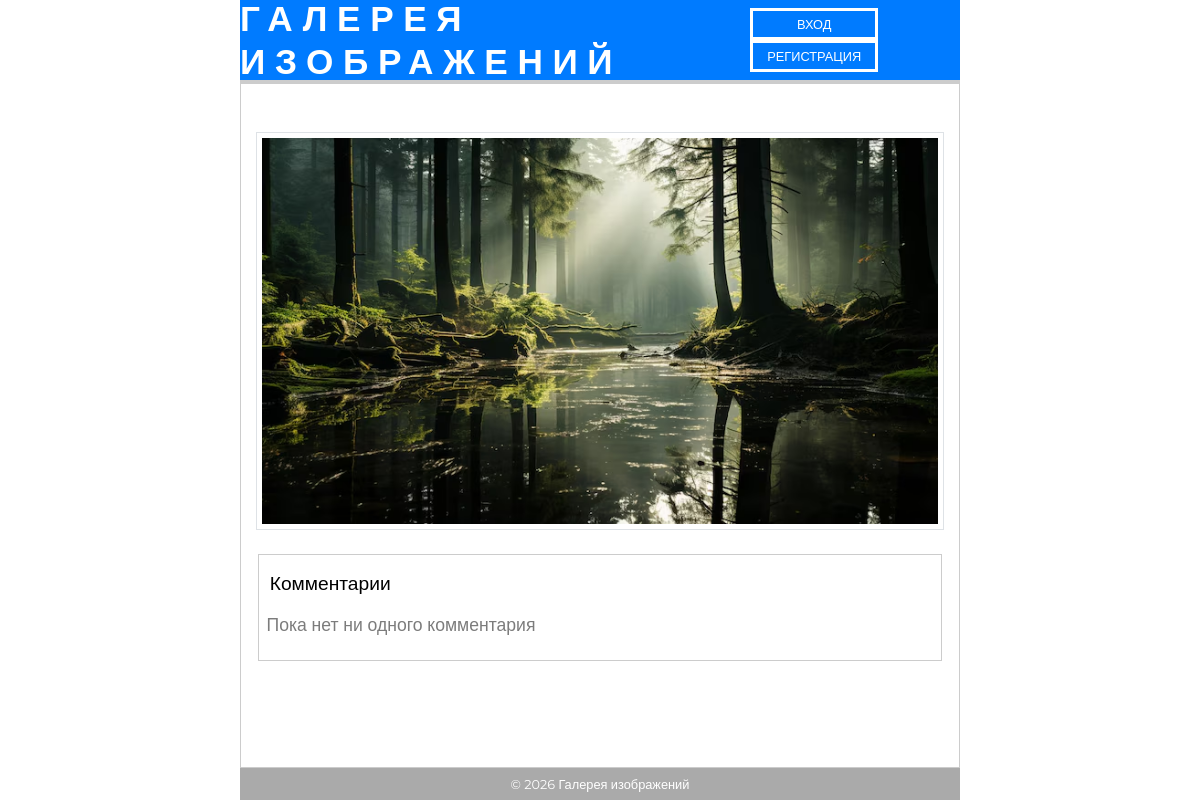
Page /show/display/img03.avif on the earlier database version.
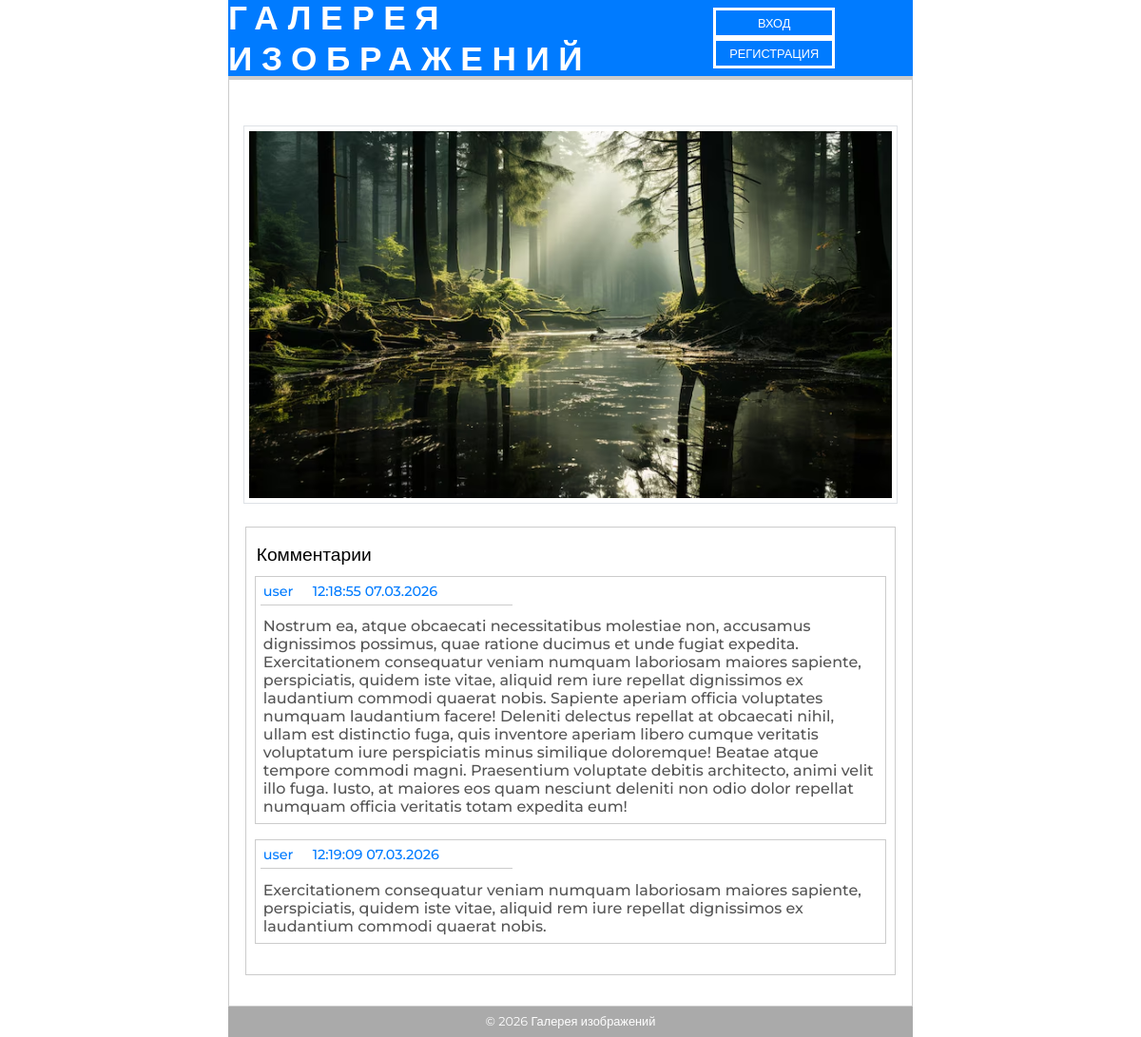
Same page on the later database version.
### tables this page shows
CREATE TABLE comments (
        id integer primary key autoincrement,
        user_id integer,
        file varchar(128) not null,
        created datetime default current_timestamp,
        comment varchar(512) not null,
        foreign key (user_id) references users (id));

CREATE TABLE users (
        id integer primary key autoincrement,
        login varchar(64) not null,
        email varchar(64) not null,
        password varchar(128) not null,
        created datetime default current_timestamp);

### app/controllers/Controller_Show.php (called while the page is built, shortened)
<?php
    class Controller_Show extends Controller
    {
        public function display(array $data) {
            $file = $data[0];
            $this->model = new Model_Show();
            $comments = $this->model->showComment($file);
            $data = ['file' => $file,
                     'comments' => $comments];
            $this->view->generate('view_show.php', 'view_template.php', $data);
        }
    }

### app/bootstrap.php (called while the page is built, shortened)
<?php
require_once DATA . DIRECTORY_SEPARATOR . 'DB.php';
Route::start();

### index.php (called while the page is built, shortened)
<?php
    require_once 'app' . DIRECTORY_SEPARATOR . 'bootstrap.php';

### app/data/DB.php (called while the page is built, shortened)
<?php
    class DB
    {
        protected $pdo;
        public function __construct() {
            try {
                $this->pdo = new PDO('sqlite:' . DATA . 'db.sqlite');
            } catch (PDOException $e) {
                throw new PDOException($e->getMessage(), (int)$e->getCode());
            }
        }
        function getCommentByProp(string $value, string $prop, string $table){
            $stmt = $this->pdo->prepare("SELECT c.*,u.login FROM $table as c LEFT JOIN users as u on c.user_id = u.id WHERE $prop = :value");
            $stmt->execute([':value' => $value]);
            return $result = $stmt->fetchAll(PDO::FETCH_ASSOC);
        }
    }

### app/models/Model_Show.php (called while the page is built, shortened)
<?php
    class Model_Show extends Model
    {
        public function showComment(string $picture) {
            return $result = (new DB())->getCommentByProp($picture, 'file', 'comments');
        }
    }

### app/views/view_show.php (the view, shortened to what this page needs)
<?php
    $file = $data['file'];
    $comments = $data['comments'];
?>
<div class="div-main-show-container">
    <div class="div-show-picture">
        <img src="<?= URL . 'uploads/' . $file; ?>" class="img-full" alt="<?= $file; ?>">
    </div>
    <div class="div-comment-container">
        <p class="comment-title">Комментарии</p>
        <?php if(!empty($comments)): ?>
            <?php for($i = 0; $i < count($comments); $i++): ?>
                <div class="div-show-comment">
                    <span class="comment-header"><?= $comments[$i]['login']; ?></span>
                    <?php
                        $date = new DateTime($comments[$i]['created'], new DateTimeZone('UTC'));
                        $date->setTimezone(new DateTimeZone('Europe/Moscow'));
                    ?>
                    <span class="comment-header"><?= $date->format('H:i:s d.m.Y'); ?></span>
                    <p class="comment-text"><?= $comments[$i]['comment']; ?></p>
                </div>
            <?php endfor; ?>
        <?php else: ?>
            <p class="comment-no">Пока нет ни одного комментария</p>
        <?php endif; ?>
    </div>
</div>

Differences in the rows shown:
added comments: user.login "user", created "12:18:55 07.03.2026", comment "Nostrum ea, atque obcaecati necessitatibus molestiae non, accusamus dignissimos possimus, quae ratione ducimus et unde fugiat expedita. Exercitationem consequatur veniam numquam laboriosam maiores sapiente, perspiciatis, quidem iste vitae, aliquid rem iure repellat dignissimos ex laudantium commodi quaerat nobis. Sapiente aperiam officia voluptates numquam laudantium facere! Deleniti delectus repellat at obcaecati nihil, ullam est distinctio fuga, quis inventore aperiam libero cumque veritatis voluptatum iure perspiciatis minus similique doloremque! Beatae atque tempore commodi magni. Praesentium voluptate debitis architecto, animi velit illo fuga. Iusto, at maiores eos quam nesciunt…"
added comments: user.login "user", created "12:19:09 07.03.2026", comment "Exercitationem consequatur veniam numquam laboriosam maiores sapiente, perspiciatis, quidem iste vitae, aliquid rem iure repellat dignissimos ex laudantium commodi quaerat nobis."
Other differences:
text no longer shown: "Пока нет ни одного комментария"
